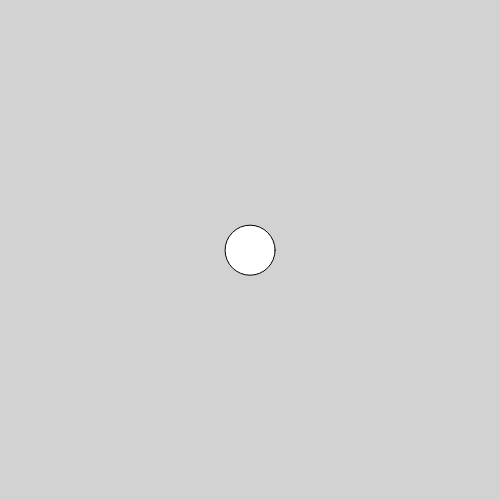
Frame 1 (no input)
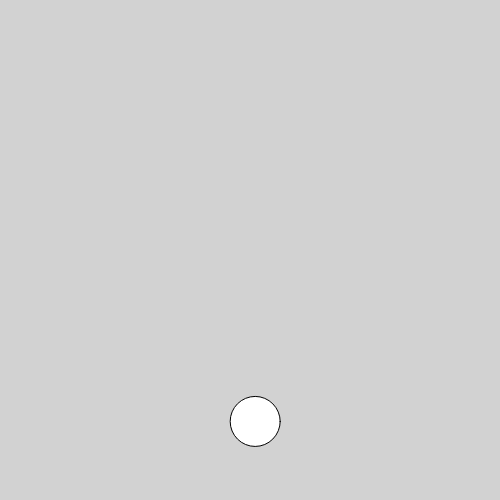
Frame 60 (no input)
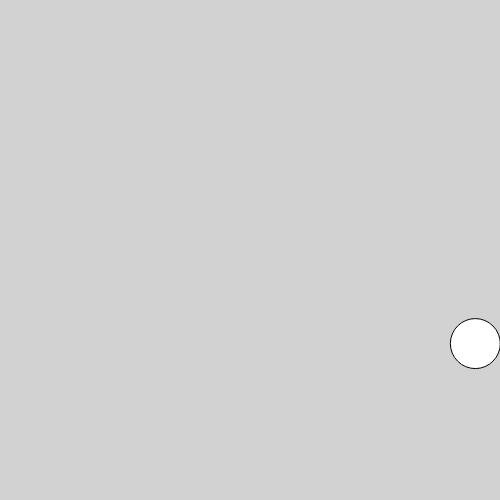
Frame 120 (the mouse pressed at the canvas centre since frame 60)

The p5.js sketch that drew these frames (run headless with seeded random() and noise() and a simulated clock; from frame 60 on, the mouse is pressed at the canvas centre):

// p5.js sketch
// ── sketch.js
let vehicle;
let gravity;

function setup() {
    createCanvas(500, 500);
    vehicle = new Vehicle(width/2, height/2);
    vehicle.applyForce(createVector(0.1, 0.1));

    gravity = createVector(0, 0.1);
}

function draw() {
    background(210);

    if (mouseIsPressed) {
        let wind;
        if (vehicle.pos.x < mouseX) {
            wind = createVector(-1, 0);
        } else {
            wind = createVector(1, 0);
        }
        
        vehicle.applyForce(wind);
    }

    vehicle.applyForce(gravity);
    vehicle.bounce();
    vehicle.update();
    vehicle.display();
}
// ── vehicle.js
class Vehicle {
    constructor(x, y) {
        this.pos = createVector(x, y);
        this.vel = createVector();
        this.acc = createVector();
        this.friction = 0.995;
    }

    applyForce(force) {
        this.acc.add(force);
    }

    update() {
        this.vel.add(this.acc);
        this.pos.add(this.vel);
        this.vel.mult(this.friction);
        this.acc.mult(0);
    }

    bounce() {
        if (this.pos.y > height) {
            this.pos.y = height;
            this.vel.y *= -1;
        }
        if (this.pos.x > width || this.pos.x < 0) {
            this.vel.x *= -1;
        }
    }

    display() {
        circle(this.pos.x, this.pos.y, 50);
    }

}
